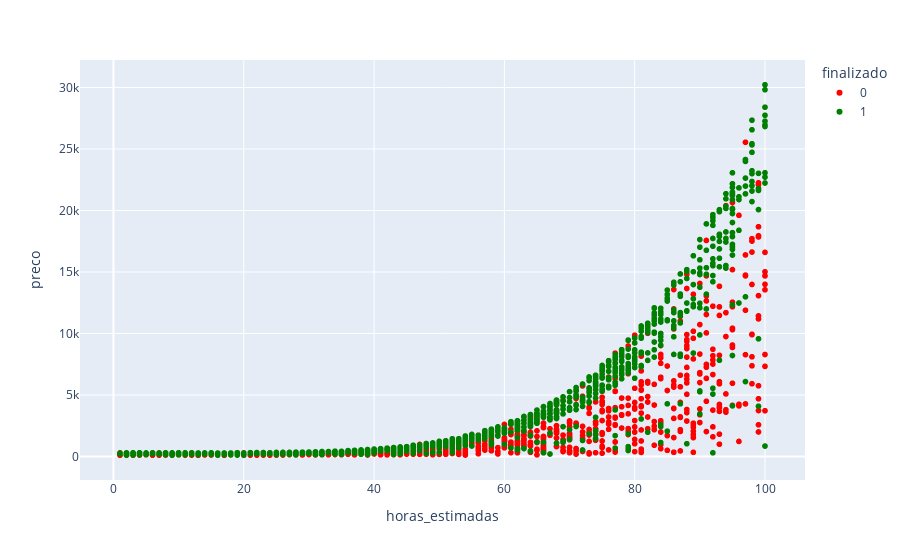

This figure's notebook cell:
### Code cell
#Imprimindo o grafico de dispersão com filtro de finalizado e não finalizado
df["finalizado"] = df["finalizado"].astype(str)
fig = px.scatter(df, x='horas_estimadas', y='preco', color='finalizado', color_discrete_sequence=['red','green'])
fig.show()

### Figure 1 — Plotly figure (JSON) as saved in the notebook; plotly's stock layout.template omitted (floating-point values rounded to 4 significant figures; data arrays with more than 128 entries replaced by an {"elided": "..."} marker saying what was removed)
{"data": [{"hovertemplate": "finalizado=0<br>horas_estimadas=%{x}<br>preco=%{y}<extra></extra>", "legendgroup": "0", "marker": {"color": "red", "symbol": "circle"}, "mode": "markers", "name": "0", "showlegend": true, "type": "scattergl", "x": {"elided": "1023 int values"}, "xaxis": "x", "y": {"elided": "1023 int values"}, "yaxis": "y"}, {"hovertemplate": "finalizado=1<br>horas_estimadas=%{x}<br>preco=%{y}<extra></extra>", "legendgroup": "1", "marker": {"color": "green", "symbol": "circle"}, "mode": "markers", "name": "1", "showlegend": true, "type": "scattergl", "x": {"elided": "1134 int values"}, "xaxis": "x", "y": {"elided": "1134 int values"}, "yaxis": "y"}], "layout": {"legend": {"title": {"text": "finalizado"}, "tracegroupgap": 0}, "margin": {"t": 60}, "xaxis": {"anchor": "y", "domain": [0, 1], "title": {"text": "horas_estimadas"}}, "yaxis": {"anchor": "x", "domain": [0, 1], "title": {"text": "preco"}}}}
